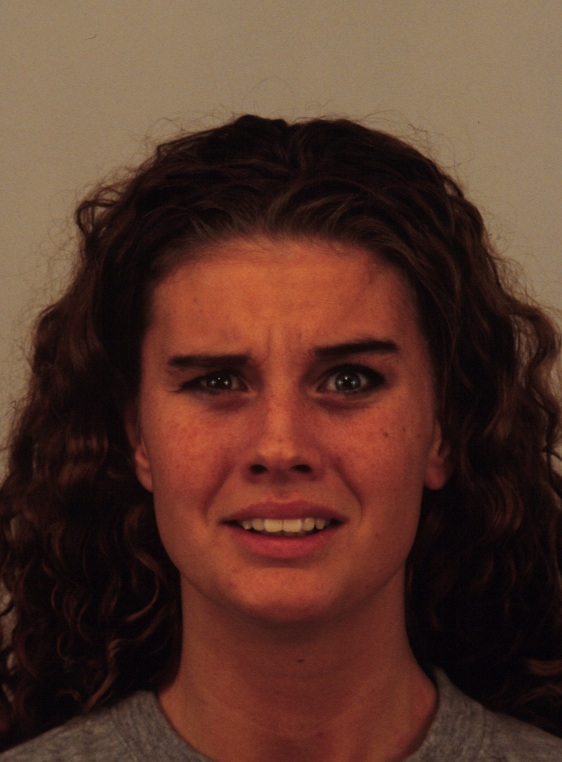
#> input picture facial-emotion-model/data/test/AF/AF08AFS.JPG.JPG, 562 x 762 px, given in place of BM20SUS.JPG, which was not available
$ python format_data.py
#> lines starting #> are read from the running program, lines starting #| are printed output that depends on the picture
import pandas as pd
from PIL import Image
import os

df = pd.read_csv('raw_data.csv')
#> (reads facial-emotion-model/raw_data.csv from the repository)
for index, row in df.iterrows():
    if row['angle'] == 'FL' or row['angle'] == 'FR':
        continue

    image = Image.open(row['path'])
#> image is the input picture: PIL image 562x762 RGB; mean R, G, B 88.1, 55.2, 43.2
    cropped_image = image.crop((0, 162, 562, 662))
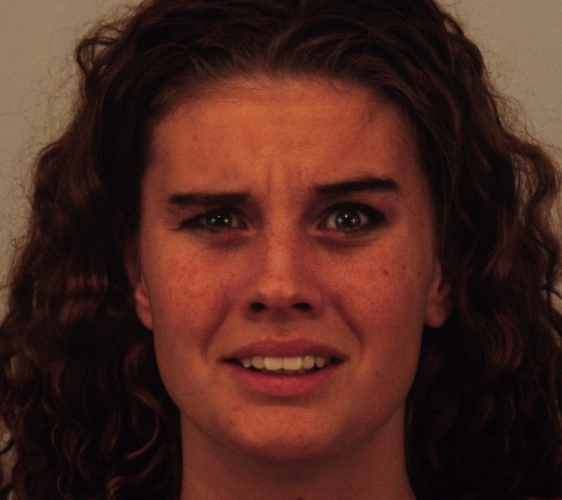
#> cropped_image: PIL image 562x500 RGB; mean R, G, B 75.5, 39.4, 30.7
    if row['identity'] == 7 or row['identity'] == 8:
        cropped_image.save(f'data/test/{row["expression"]}/{row["path"].split("/")[-1]}')
        # os.remove(f'data/test/{row["expression"]}/{row["path"].split("/")[-1]}')
    else:
        cropped_image.save(f'data/train/{row["expression"]}/{row["path"].split("/")[-1]}')
#> pass 2 of the loop `for index, row in df.iterrows():`:
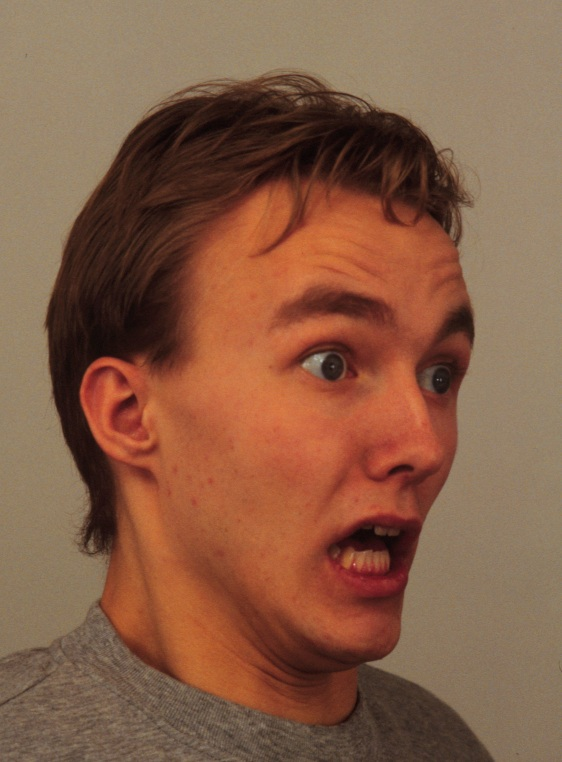
#> input picture facial-emotion-model/data/test/AF/AM08AFHR.JPG.JPG, 562 x 762 px, given in place of BM20SUHR.JPG, which was not available
#> image is the input picture: PIL image 562x762 RGB; mean R, G, B 134.3, 93.2, 70
#> `cropped_image = image.crop((0, 162, 562, 662))`:
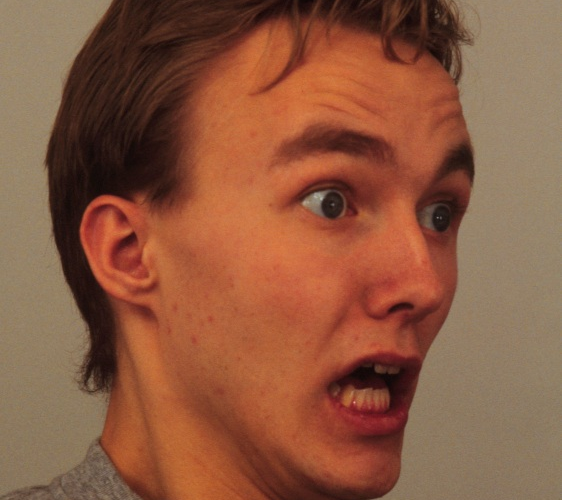
#> cropped_image: PIL image 562x500 RGB; mean R, G, B 139.9, 88.9, 64.2
#> (the run stopped early here; a loop or call above may not have finished)
